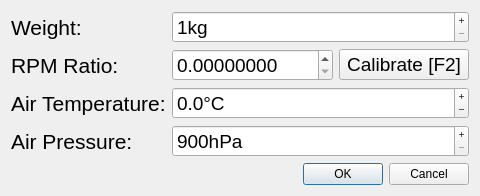
<?xml version="1.0" encoding="UTF-8"?>
<ui version="4.0">
 <class>WndProfile</class>
 <widget class="QDialog" name="WndProfile">
  <property name="geometry">
   <rect>
    <x>0</x>
    <y>0</y>
    <width>480</width>
    <height>192</height>
   </rect>
  </property>
  <property name="windowTitle">
   <string>Vechicle Profile</string>
  </property>
  <layout class="QFormLayout" name="formLayout">
   <item row="0" column="0">
    <widget class="QLabel" name="label">
     <property name="font">
      <font>
       <pointsize>16</pointsize>
      </font>
     </property>
     <property name="text">
      <string>Weight:</string>
     </property>
    </widget>
   </item>
   <item row="0" column="1">
    <widget class="QSpinBox" name="sbWeight">
     <property name="font">
      <font>
       <pointsize>14</pointsize>
      </font>
     </property>
     <property name="buttonSymbols">
      <enum>QAbstractSpinBox::PlusMinus</enum>
     </property>
     <property name="suffix">
      <string>kg</string>
     </property>
     <property name="minimum">
      <number>1</number>
     </property>
     <property name="maximum">
      <number>9999</number>
     </property>
    </widget>
   </item>
   <item row="1" column="0">
    <widget class="QLabel" name="label_2">
     <property name="font">
      <font>
       <pointsize>16</pointsize>
      </font>
     </property>
     <property name="text">
      <string>RPM Ratio:</string>
     </property>
    </widget>
   </item>
   <item row="1" column="1">
    <layout class="QHBoxLayout" name="horizontalLayout_3">
     <item>
      <widget class="QDoubleSpinBox" name="sbRpmRatio">
       <property name="font">
        <font>
         <pointsize>14</pointsize>
        </font>
       </property>
       <property name="decimals">
        <number>8</number>
       </property>
       <property name="maximum">
        <double>3000.000000000000000</double>
       </property>
      </widget>
     </item>
     <item>
      <widget class="QPushButton" name="bntCal">
       <property name="font">
        <font>
         <pointsize>14</pointsize>
        </font>
       </property>
       <property name="text">
        <string>Calibrate [F2]</string>
       </property>
       <property name="shortcut">
        <string>F2</string>
       </property>
      </widget>
     </item>
    </layout>
   </item>
   <item row="2" column="0">
    <widget class="QLabel" name="label_3">
     <property name="font">
      <font>
       <pointsize>16</pointsize>
      </font>
     </property>
     <property name="text">
      <string>Air Temperature:</string>
     </property>
    </widget>
   </item>
   <item row="2" column="1">
    <widget class="QDoubleSpinBox" name="sbTemperature">
     <property name="font">
      <font>
       <pointsize>14</pointsize>
      </font>
     </property>
     <property name="buttonSymbols">
      <enum>QAbstractSpinBox::PlusMinus</enum>
     </property>
     <property name="suffix">
      <string>°C</string>
     </property>
     <property name="decimals">
      <number>1</number>
     </property>
     <property name="minimum">
      <double>-30.000000000000000</double>
     </property>
     <property name="maximum">
      <double>40.000000000000000</double>
     </property>
    </widget>
   </item>
   <item row="3" column="0">
    <widget class="QLabel" name="label_4">
     <property name="font">
      <font>
       <pointsize>16</pointsize>
      </font>
     </property>
     <property name="text">
      <string>Air Pressure:</string>
     </property>
    </widget>
   </item>
   <item row="3" column="1">
    <widget class="QSpinBox" name="sbPressure">
     <property name="font">
      <font>
       <pointsize>14</pointsize>
      </font>
     </property>
     <property name="buttonSymbols">
      <enum>QAbstractSpinBox::PlusMinus</enum>
     </property>
     <property name="suffix">
      <string>hPa</string>
     </property>
     <property name="minimum">
      <number>900</number>
     </property>
     <property name="maximum">
      <number>1099</number>
     </property>
    </widget>
   </item>
   <item row="4" column="0" colspan="2">
    <widget class="QDialogButtonBox" name="buttonBox">
     <property name="orientation">
      <enum>Qt::Horizontal</enum>
     </property>
     <property name="standardButtons">
      <set>QDialogButtonBox::Cancel|QDialogButtonBox::Ok</set>
     </property>
    </widget>
   </item>
  </layout>
 </widget>
 <resources/>
 <connections>
  <connection>
   <sender>buttonBox</sender>
   <signal>rejected()</signal>
   <receiver>WndProfile</receiver>
   <slot>reject()</slot>
   <hints>
    <hint type="sourcelabel">
     <x>239</x>
     <y>170</y>
    </hint>
    <hint type="destinationlabel">
     <x>239</x>
     <y>95</y>
    </hint>
   </hints>
  </connection>
  <connection>
   <sender>buttonBox</sender>
   <signal>accepted()</signal>
   <receiver>WndProfile</receiver>
   <slot>accept()</slot>
   <hints>
    <hint type="sourcelabel">
     <x>339</x>
     <y>260</y>
    </hint>
    <hint type="destinationlabel">
     <x>239</x>
     <y>95</y>
    </hint>
   </hints>
  </connection>
 </connections>
</ui>
